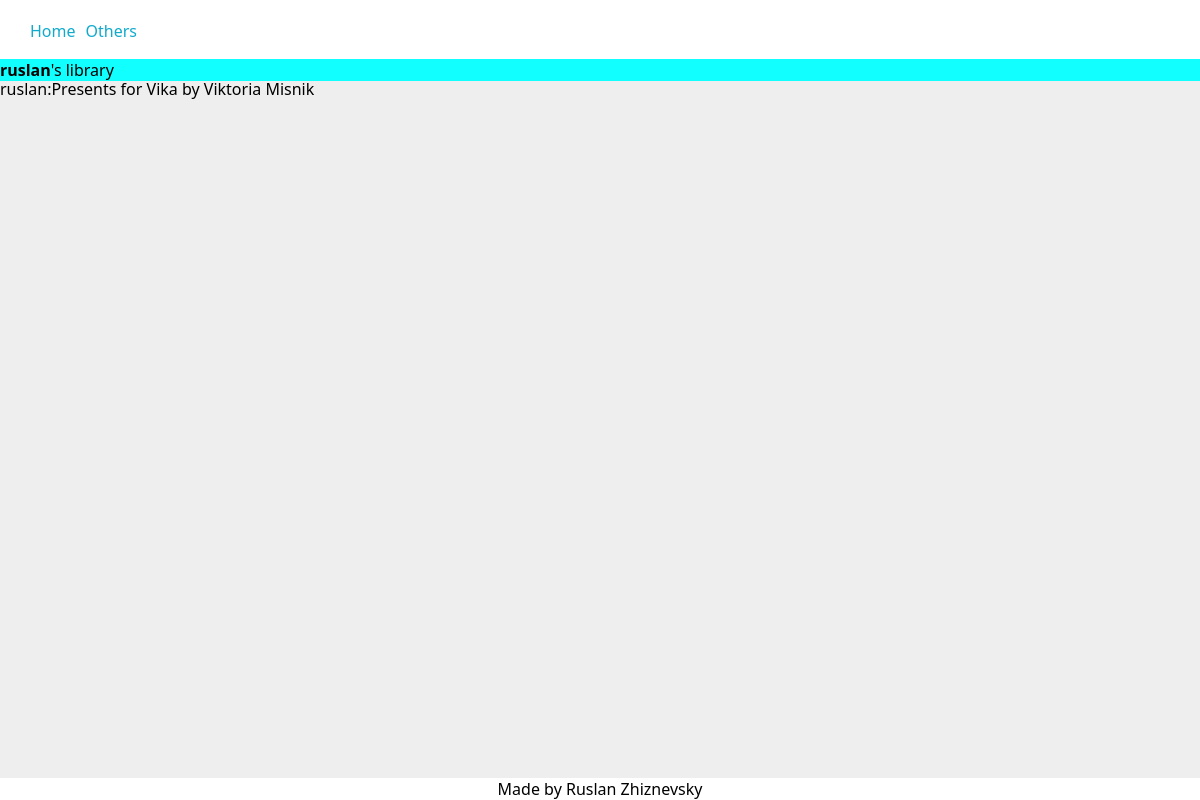
/users/ruslan/book/Presents for Vika/ (signed in), run on the app's committed database.
### users/models.py (models this page shows)
class User(AbstractBaseUser, PermissionsMixin):
    def get_profile_picture_upload_path(instance, filename):
        return f"profile_pictures/{instance.username}/{filename}"
    username = models.CharField(
        verbose_name="username",
        primary_key=True,
        unique=True,
        blank=False,
        null=False,     # don't set True if blank=True
        max_length=20,
        help_text="unique username",
        validators=[MinLengthValidator(3)],
    )
    email = models.EmailField(
        verbose_name="email",
        help_text="active email for connection with this account",
        max_length=255,
        unique=True,
        blank=False,
        null=False,
    )
    profile_picture = models.ImageField(
        verbose_name="profile picture",
        help_text="profile picture",
        upload_to=get_profile_picture_upload_path,
        max_length=255,
        blank=True,
        null=True,
        default=None,
    )
    to_show = models.BooleanField(
        verbose_name="to show",
        help_text="if this flag is set to False "
                  "user won't be listed in any public listings",
        default=True,
    )
    is_active = models.BooleanField(default=True)
    is_staff = models.BooleanField(default=False)
    USERNAME_FIELD = "username"
    EMAIL_FIELD = "email"
    REQUIRED_FIELDS = ["email"]
    objects = UserManager()
    def __str__(self):
        return self.username

### library/models.py (models this page shows, shortened)
class Book(models.Model):
    user = models.ForeignKey(
        settings.AUTH_USER_MODEL,
        verbose_name="user",
        help_text="user who has this book in their library",
        on_delete=models.CASCADE,
        related_name="books",
        related_query_name="book",
        null=False,
        blank=False,
    )
    title = models.CharField(
        verbose_name="title",
        help_text="title of the book",
        max_length=60,
        blank=True,
        null=False,
        unique=False,
    )
    author = models.CharField(
        verbose_name="author",
        help_text="author of the book",
        max_length=60,
        blank=True,
        null=False,
        unique=False,
    )
    started = models.DateField(
        verbose_name="started",
        help_text="date when started reading",
        default=datetime.date.today,
        editable=True,
        blank=True,
        null=True,
    )
    finished = models.DateField(
        verbose_name="finished",
        help_text="date when finished reading",
        editable=True,
        blank=True,
        null=True,
        default=None,
    )
    rating = models.PositiveIntegerField(
        verbose_name="rating",
        help_text="book rating from 1 to 10",
        blank=True,
        null=True,
        default=None,
        validators=[MaxValueValidator(10), MinValueValidator(1)],
    )
    comment = models.TextField(
        verbose_name="comment",
        help_text="comment on this book. Is it bad? Good?",
        blank=True,
    )
    category = models.ForeignKey(
        "UserCategory",
        on_delete=models.CASCADE,
        verbose_name="category",
    )
    def _get_bookfile_upload_path(instance, filename):
        return f"books/{instance.user}/{instance.author}_{instance.title}/{filename}"
    file = models.FileField(
        verbose_name="book file",
        help_text="book file to upload",
        upload_to=_get_bookfile_upload_path,
        blank=True,
        null=True,
        default=None,
    )
    def _get_coverfile_upload_path(instance, filename):
        return f"books/{instance.user}/{instance.author}_{instance.title}/{filename}"
    cover = models.ImageField(
        verbose_name="cover image",
        help_text="image of the cover of the book",
        upload_to=_get_coverfile_upload_path,
        blank=True,
        null=True,
        default=None,
    )
    def __str__(self):
        return f"{self.user}:{self.title} by {self.author}"
    class Meta:
        constraints = [
            models.CheckConstraint(
                check=~models.Q(started__gt=models.F("finished")),
                name="%(app_label)s_%(class)s_finished_before_started"
            ),
            models.UniqueConstraint(
                fields=["user", "title", "author"],
                name="%(app_label)s_%(class)s_user_title_author_unique",
            )
        ]

### library/views.py (the view)
# urls.py: path("book/<str:book_title>/", views.book, name="your_book"),
@login_required
def book(request, book_title, username=None):
    if username is None:
        book = request.user.books.get(title=book_title)
        viewed_user = None
    else:
        viewed_user = User.objects.get(username=username)
        book = viewed_user.books.get(title=book_title)
    context = {
        "user": request.user,
        "viewed_user": viewed_user,
        "book": book,
    }
    return render(request, "book.html", context=context)

### library/templates/book.html
{% extends 'base.html' %}
{% block content %}
    {{ book }}
{% endblock content %}

### library/templates/base.html (shortened to what this page needs)
{% load static %}
<!DOCTYPE html>
<html lang="en">
    <head>
        <link rel="stylesheet" href="{% static 'library/base.css' %}">
    </head>
    <body>
        <header>
            {% block header %}
            <nav id="nav_top">
                <ul>
                    <li><a href="{% url 'your_all_books' %}">Home</a></li>
                    <li><a href="{% url 'users_list' %}">Others</a></li>
                </ul>
            </nav>
            {% endblock header %}
        </header>
        <main>
            {% if viewed_user is not None %}
            <div class="viewed_user">
                <b>{{ viewed_user }}</b>'s library
            </div>
            {% endif %}
            {% block content %}
            {% endblock content %}
        </main>
        {% block footer %}
        <footer>
            Made by Ruslan Zhiznevsky
        </footer>
        {% endblock footer %}
    </body>
</html>

### library/static/library/base.css (style rules this page uses)
html { margin: 0; padding: 0; scroll-behavior: smooth; }
body { font-family: 'Segoe UI', Tahoma, Geneva, Verdana, sans-serif; margin: 0; padding: 0; box-sizing: border-box; background: #eee; }
header { position: fixed; top: 0; width: 100vw; }
#nav_top { background-color: #fff; }
#nav_top ul { display: flex; justify-content: flex-start; padding: 20px; margin: auto; }
li { list-style: none; padding-left: 10px; }
main { width: min-content; min-width: 100vw; padding-top: 78px; }
.viewed_user { background: #1ff; position: fixed; top: 59px; width: 100vw; }
header a { text-decoration: none; color: #1ac }
a { text-decoration: none; color: white; }
footer { position: fixed; background: #fff; bottom: 0; width: 100vw; text-align: center; }

### data on the page
User: username "ruslan"
Book: user+title+author "ruslan:Presents for Vika by Viktoria Misnik"
